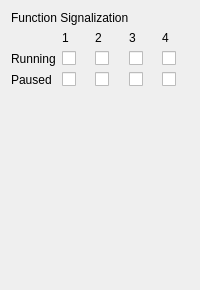
                <widget class="QWidget" name="WiimotePrefs">
                 <layout class="QVBoxLayout" name="verticalLayout_5">
                  <item>
                   <widget class="QLabel" name="label_22">
                    <property name="text">
                     <string>Function Signalization</string>
                    </property>
                   </widget>
                  </item>
                  <item>
                   <layout class="QGridLayout" name="gridLayout">
                    <item row="1" column="0">
                     <widget class="QLabel" name="label_16">
                      <property name="text">
                       <string>Running</string>
                      </property>
                     </widget>
                    </item>
                    <item row="2" column="0">
                     <widget class="QLabel" name="label_17">
                      <property name="text">
                       <string>Paused</string>
                      </property>
                     </widget>
                    </item>
                    <item row="1" column="1">
                     <widget class="QCheckBox" name="Wii_r1">
                      <property name="text">
                       <string/>
                      </property>
                     </widget>
                    </item>
                    <item row="2" column="1">
                     <widget class="QCheckBox" name="Wii_p1">
                      <property name="text">
                       <string/>
                      </property>
                     </widget>
                    </item>
                    <item row="1" column="2">
                     <widget class="QCheckBox" name="Wii_r2">
                      <property name="text">
                       <string/>
                      </property>
                     </widget>
                    </item>
                    <item row="2" column="2">
                     <widget class="QCheckBox" name="Wii_p2">
                      <property name="text">
                       <string/>
                      </property>
                     </widget>
                    </item>
                    <item row="1" column="3">
                     <widget class="QCheckBox" name="Wii_r3">
                      <property name="text">
                       <string/>
                      </property>
                     </widget>
                    </item>
                    <item row="2" column="3">
                     <widget class="QCheckBox" name="Wii_p3">
                      <property name="text">
                       <string/>
                      </property>
                     </widget>
                    </item>
                    <item row="1" column="4">
                     <widget class="QCheckBox" name="Wii_r4">
                      <property name="text">
                       <string/>
                      </property>
                     </widget>
                    </item>
                    <item row="2" column="4">
                     <widget class="QCheckBox" name="Wii_p4">
                      <property name="text">
                       <string/>
                      </property>
                     </widget>
                    </item>
                    <item row="0" column="1">
                     <widget class="QLabel" name="label_18">
                      <property name="text">
                       <string>1</string>
                      </property>
                     </widget>
                    </item>
                    <item row="0" column="2">
                     <widget class="QLabel" name="label_19">
                      <property name="text">
                       <string>2</string>
                      </property>
                     </widget>
                    </item>
                    <item row="0" column="3">
                     <widget class="QLabel" name="label_20">
                      <property name="text">
                       <string>3</string>
                      </property>
                     </widget>
                    </item>
                    <item row="0" column="4">
                     <widget class="QLabel" name="label_21">
                      <property name="text">
                       <string>4</string>
                      </property>
                     </widget>
                    </item>
                   </layout>
                  </item>
                  <item>
                   <spacer name="verticalSpacer_4">
                    <property name="orientation">
                     <enum>Qt::Vertical</enum>
                    </property>
                    <property name="sizeHint" stdset="0">
                     <size>
                      <width>20</width>
                      <height>192</height>
                     </size>
                    </property>
                   </spacer>
                  </item>
                 </layout>
                </widget>
